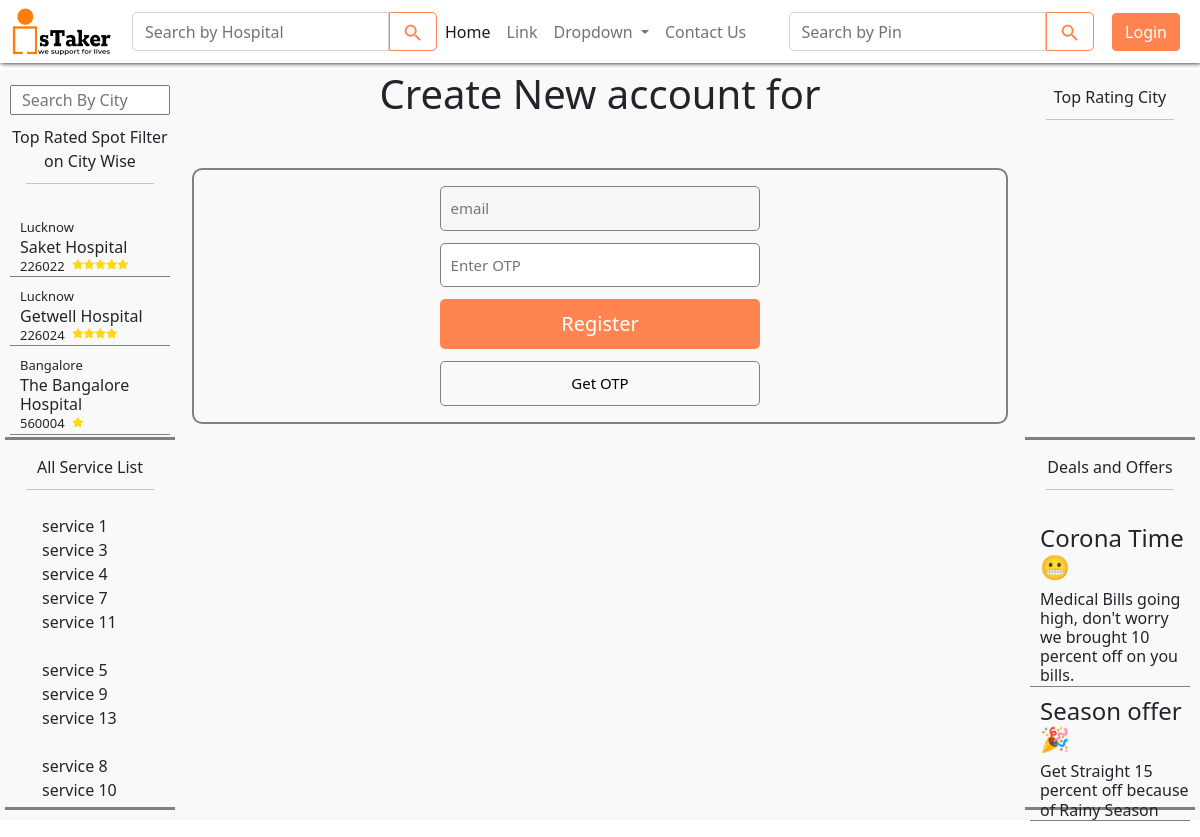
Page /create_new_account on the committed database.
### hospital/models.py (models this page shows)
class Hospital_Detail(models.Model):
    hospital_id = models.AutoField(primary_key=True)
    hospital_name = models.CharField(max_length=200)
    hospital_address = models.CharField(max_length=1000)
    hospital_district = models.CharField(max_length=200)
    hospital_city = models.CharField(max_length=200)
    hospital_state = models.CharField(max_length=200)
    hospital_pin = models.IntegerField(default=0)
    hospital_rating = models.IntegerField(default=0)
    hospital_contact = models.IntegerField(default=987654321012)
    hospital_image = models.FileField(upload_to='hospital/images', default='')
    hospital_addition_date = models.DateField(default=timezone.now())
    def __str__(self):
        return self.hospital_name

### service/models.py (models this page shows, shortened)
class Service(models.Model):
    package = models.ForeignKey(Package, on_delete=models.CASCADE)
    service_id = models.AutoField(primary_key=True)
    service_name = models.CharField(max_length=50, default='service')
    service_amount = models.IntegerField(default=0)
    service_addition_date = models.DateField()

class Deals_and_Offer(models.Model):
    offer_id = models.AutoField(primary_key=True)
    offer_name = models.CharField(max_length=100, default='season offer')
    offer_message = models.CharField(max_length=200,default='')
    offer_amount = models.IntegerField(default=0)
    offer_code = models.CharField(max_length=100, default='')
    offer_date = models.DateField(default=timezone.now())
    valid_to = models.DateField()

### user/views.py (the view, shortened to what this page needs)
# urls.py: path('create_new_account', views.create_new_account, name='create_new_account'),
def create_new_account(request):
    package_count = Package.objects.count()
    package_dict = covnert_Set_to_dict(package_count)
    params_dict = request.session.get('params')
    return render(request, "user/create_new_account.html", {
        'package_dict': package_dict,
        'hospital': Hospital_Detail.objects.all(),
        'deal_offers': Deals_and_Offer.objects.all(),
        'hospital_city_wise': Hospital_Detail.objects.all()})

### service/views.py (called while the page is built)
def covnert_Set_to_dict(package_count):
    package_dict = []
    for package_index in range(package_count):
        service = Service.objects.filter(package=package_index+1)
        service_list = []
        for serv in list(service.values()):
            del serv['service_addition_date']
            service_list.append(list(serv.values()))
        if(len(service_list) != 0):
            package_dict.append(service_list)
    return package_dict

### user/templates/user/create_new_account.html (shortened to what this page needs)
{% extends 'user/navbar.html' %}
{% block stylesheet %}
{% load static %}
<link rel="stylesheet" type="text/css" href="{% static 'user/scss/signUp/signUp.css' %}">
{% endblock %}
{% block body %}
<div class="signInUp">
    <div class="Login">
        <h1>Create New account for {{who}}</h1>
        <div class="fill">
            <div class="service_boy signup-service_boy">
                <form action="/create_new_account" method="post" enctype="multipart/form-data">
                    <input type="email" class="email" name="email" placeholder="email" value="{{email}}" disabled><br>
                    <input type="text" class="OTP" id="OTP" name="OTP" placeholder="Enter OTP" required><br>
                    <input type="submit" class="submit" value="Register">
                </form>
                <form action="/create_new_account" method="post">
                    <input type="submit" class="get_OTP" value="Get OTP" name="get_OTP">
                </form>
            </div>
        </div>
    </div>
</div>
{% endblock %}

### user/templates/user/navbar.html (shortened to what this page needs)
<!doctype html>
<html lang="en">
<head>
    {% load static %}
    <link rel="stylesheet" type="text/css" href="{% static 'user/scss/navbar/navbar.css' %}">
    {% block stylesheet %}{% endblock %}
    <link href="https://cdn.jsdelivr.net/npm/bootstrap@5.0.2/dist/css/bootstrap.min.css" rel="stylesheet"
>
    <link rel="stylesheet" href="https://cdnjs.cloudflare.com/ajax/libs/font-awesome/5.15.3/css/all.min.css" />
</head>
<body>
    <nav class="navbar navbar-expand-lg navbar-light bg-light"
        style="position: fixed;top: 0;left: 0%;background-color: #fff!important;box-shadow: 1px 0px 5px black;z-index: 9;">
        <div class="container-fluid">
            <a href="/"><img class="logo" src="{% static 'service_boy/images/isTaker.png' %}" alt="logo.png"
                    width="100px" style="margin-right: 20px;"></a>
            <div class=" collapse navbar-collapse" id="navbarSupportedContent">
                <form class="d-flex" action="/hospital_search" method="POST">
                    <input list="browsers" class="form-control" style="border-radius: 5px 0 0 5px;" type="search"
                        name="search_by_place" aria-label="Search" value="{{search_by_place}}"
                        placeholder="Search by Hospital" id="browser" autocomplete="off" required>
                    <button id="btn_search_by_place" class="btn btn-outline-primary"
                        style="border-radius: 0 5px 5px 0;border-color:#ff844f" type="submit">
                    </button>
                </form>
                <ul class="navbar-nav me-auto mb-2 mb-lg-0">
                    <li class="nav-item">
                        <a class="nav-link active" aria-current="page" href="/">Home</a>
                    </li>
                    <li class="nav-item">
                        <a class="nav-link" href="#">Link</a>
                    </li>
                    <li class="nav-item dropdown">
                        <a class="nav-link dropdown-toggle" href="#" id="navbarDropdown" role="button"
                            data-bs-toggle="dropdown" aria-expanded="false">
                            Dropdown
                        </a>
                    </li>
                    <li class="nav-item">
                        <a class="nav-link" href="/contact_us" tabindex="-1">Contact Us</a>
                    </li>
                </ul>
                <form class="d-flex" action="/hospital_search" method="POST" style="margin-right: 1%;">
                    <input class="form-control" name="search_by_pin" style="border-radius: 5px 0 0 5px;" type="number"
                        placeholder="Search by Pin" aria-label="Search" value="{{search_by_pin}}" required>
                    <button id="btn_search_by_pin" class="btn btn-outline-primary"
                        style="border-radius: 0 5px 5px 0;border-color:#ff844f" type="submit">
                    </button>
                </form>
                <form action="/login" method="post">
                    <button type="submit" class="btn btn-primary mx-2 button_props">Login</button>
                </form>
            </div>
        </div>
    </nav>
    <div class="top-container" style="margin-top: 70px;">
        <div class="container side left-container">
            <div class="mini top-rated" style="overflow:hidden;">
                <div class="Hotbg">
                    <input type="text" name="" id="input_search_by_city" class="Hotbg-txt" placeholder="Search By City">
                </div>
                <span class="heading">Top Rated Spot Filter on City Wise</span>
                <hr style="padding:0;margin:10px auto 0 auto;width:80%;">
                <div class="accordion accordion-flush all_city_list" style="height: 100%" id="accordionFlushExample">
                    <ul class="hospitals top_rated_hospital_citywise" id="" style="text-align: left;height: 80%">
                        <br>
                        {% for i in hospital_city_wise %}
                        <div class="hospital_name hospital_name_city_wise" id="{{forloop.counter}}">
                            <p>{{i.hospital_city}}</p>
                            <h6>{{i}}</h6>
                            <div>
                                <p>{{i.hospital_pin}}</p>
                                {% if i.hospital_rating > 0%}
                                <label for="rate-{{j}}" class="fas fa-star"></label>
                                {% endif %}
                                {% if i.hospital_rating > 1%}
                                <label for="rate-{{j}}" class="fas fa-star"></label>
                                {% endif %}
                                {% if i.hospital_rating > 2%}
                                <label for="rate-{{j}}" class="fas fa-star"></label>
                                {% endif %}
                                {% if i.hospital_rating > 3%}
                                <label for="rate-{{j}}" class="fas fa-star"></label>
                                {% endif %}
                                {% if i.hospital_rating > 4%}
                                <label for="rate-{{j}}" class="fas fa-star"></label>
                                {% endif %}
                            </div>
                        </div>
                        {% endfor %}
                    </ul>
                </div>
            </div>
            <div class="mini all-services" style="overflow: hidden;">
                <span class="heading">All Service List</span>
                <hr style="padding:0;margin:10px auto 0 auto;width:80%;">
                <div class="accordion accordion-flush all_service_list" style="height: 100%;overflow:hidden"
                    id="accordionFlushExample">
                    <ul style="text-align: left;padding:0">
                        <br>
                        {% for i in package_dict %}
                        <ul id="package{{forloop.counter}}">
                            {% for j in i %}
                            <li style="list-style:none;" id="service_name_{{j.2}}">{{j.2}}</li>
                            {% endfor %}
                            <br>
                        </ul>
                        {% endfor %}
                    </ul>
                </div>
            </div>
        </div>
        <div class="container middle-container">
            {% block body %} {% endblock %}
        </div>
        <div class="container side right-container">
            <div class="mini top-rated">
                <span class="heading">Top Rating City</span>
                <hr style="padding:0;margin:10px auto 0 auto;width:80%;">
            </div>
            <div class="mini deals">
                <span class="heading">Deals and Offers</span>
                <hr style="padding:0;margin:10px auto 0 auto;width:80%;">
                <div class="accordion accordion-flush" style="height: 100%" id="accordionFlushExample">
                    <ul class="hospitals" style="text-align: left;height: 80%">
                        <br>
                        {% for i in deal_offers %}
                        <div class="hospital_name">
                            <h4>{{i.offer_name}}</h4>
                            <div>
                                <h6>{{i.offer_message}}</h6>
                            </div>
                        </div>
                        {% endfor %}
                    </ul>
                </div>
            </div>
        </div>
    </div>
</body>
</html>

### user/static/user/scss/navbar/navbar.css (style rules this page uses)
.Hotbg { height: 20px; background: #fff; }
.Hotbg-txt { outline: none; margin-bottom: 10px; float: left; padding-left: 10px; font-size: 16px; transition: 0.4s; width: 100%; height: 30px; line-height: 40px; }
body { -webkit-transition: all 0.3s ease-in-out 0s; transition: all 0.3s ease-in-out 0s; -webkit-transition: all .3s ease 0s; transition: all .3s ease 0s; background-size: cover; background-position: center center; font-family: 'Roboto', sans-serif; font-weight: 600; font-size: 16px; }
button.button_props { background-color: #ff844f; border-color: #ff844f; }
div.top-container { background-color: rgba(128, 128, 128, 0.048); }
input[type=number] { -moz-appearance: textfield; }
div.hospital_name { padding: 10px 0px 0px 10px; border-bottom: 1px solid gray; }
div.hospital_name p { margin: 0; font-size: small; margin-right: 5%; }
div.hospital_name h6 { margin: 0; }
div.hospital_name div { display: flex; }
label.fas { color: rgb(255, 216, 21); margin-top: 1.5%; font-size: x-small; }
ul.hospitals { padding: 0; }
div.all_city_list { overflow: hidden; }
div.all_city_list ul { animation: marquee1 8s linear infinite; }
div.all_service_list { overflow: hidden; }
div.all_service_list ul { animation: marquee1 8s linear infinite; overflow: hidden; }
a { text-decoration: none; }
nav { margin-left: 200px; }
.logo { cursor: pointer; }
nav.navbar { width: 100%; margin: 0; }
div.top-container { display: -webkit-box; display: -ms-flexbox; display: flex; }
div.top-container div.container { -webkit-box-flex: 0; -ms-flex: none; flex: none; }
div.top-container div.side { width: 15%; padding: 0 5px 0 5px; }
div.top-container div.side div.mini { height: 45vh; margin: 10px 0 10px; padding: 5px; text-align: center; border-bottom: 3px solid gray; }
div.top-container div.middle-container { width: 70%; }
div.top-container { height: 100%; }
div.middle-container { height: 90vh; overflow: hidden; overflow-y: scroll; }

### user/static/user/scss/signUp/signUp.css (style rules this page uses)
* { margin: 0; padding: 0; }
div.signInUp { width: 100%; }
div.signInUp div.Login { text-align: center; }
div.signInUp div.Login div.fill { margin: 50px auto; position: relative; }
div.signInUp div.Login div.fill div.customer, div.signInUp div.Login div.fill div.service_boy { width: 100%; position: absolute; top: 0; left: 0; padding: 20px; border: 2px solid gray; border-radius: 10px; }
div.signInUp div.Login div.fill div.customer input, div.signInUp div.Login div.fill div.customer select, div.signInUp div.Login div.fill div.service_boy input, div.signInUp div.Login div.fill div.service_boy select { margin: 10px; width: 40%; padding: 10px; font-size: 15px; border: 1px solid gray; color: black; outline: none; border-radius: 5px; }
div.signInUp div.Login div.fill div.customer input.submit, div.signInUp div.Login div.fill div.service_boy input.submit { width: 40%; background-color: #ff844f; font-size: 20px; color: white; outline: none; border: none; }
div.signInUp div.Login div.fill div.signup-service_boy { padding: 10px 5px; }
div.signInUp div.Login div.fill div.signup-service_boy input, div.signInUp div.Login div.fill div.signup-service_boy select { margin: 6px; width: 40%; padding: 10px; font-size: 15px; border: 1px solid gray; color: black; outline: none; border-radius: 5px; }

### user/templates/user/create_new_account.html (style rules this page uses)
input.get_OTP { background-color: transparent; cursor: pointer; transition: 0.3s ease-in-out; }

### rows in the picture
Hospital_Detail: hospital_city "Lucknow", hospital_name "Saket Hospital", hospital_pin "226022"
Hospital_Detail: hospital_city "Lucknow", hospital_name "Getwell Hospital", hospital_pin "226024"
Hospital_Detail: hospital_city "Bangalore", hospital_name "The Bangalore Hospital", hospital_pin "560004"
Service: service_name "service 1"
Service: service_name "service 3"
Service: service_name "service 4"
Service: service_name "service 7"
Service: service_name "service 11"
Service: service_name "service 5"
Service: service_name "service 9"
Service: service_name "service 13"
Service: service_name "service 8"
Service: service_name "service 10"
Deals_and_Offer: offer_name "Corona Time😬", offer_message "Medical Bills going high, don't worry we brought 10 percent off on you bills."
Deals_and_Offer: offer_name "Season offer🎉", offer_message "Get Straight 15 percent off because of Rainy Season"
